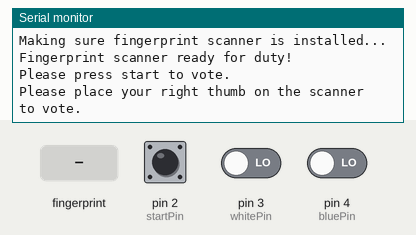
Recording of a sketch running on a simulated Arduino Mega 2560, built with avr-gcc and run on an emulated ATmega2560. On the bench: the last lines printed to the serial monitor. Inputs (shaded band) come from the test bench; at power-on: pin 3 (whitePin) LOW, pin 2 (startPin) HIGH, pin 4 (bluePin) LOW.

Above: at 2.2 s.
2.3 s: finger stored as number 1 placed on the sensor
At 3.7 s:
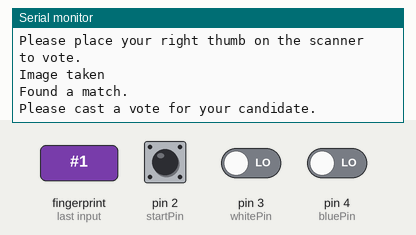
4.1 s: pin 3 (whitePin) driven HIGH
At 4.8 s:
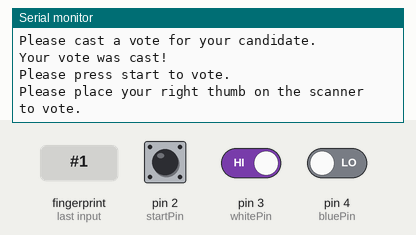
5.6 s: finger stored as number 1 placed on the sensor
At 5.85 s:
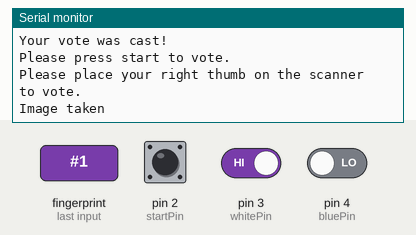

The sketch:

Vote.ino.ino.ino
```cpp
//Libraries
#include <Adafruit_Fingerprint.h>

//this is the serial through which the arduino 101 transmits and receives
#define mySerial Serial1

Adafruit_Fingerprint finger = Adafruit_Fingerprint(&mySerial);  //use finger in order to interact with fingerprint scanner
int voters[128];      //slots in scanner range from 1-127
int choice1 = 0;
//probably setup names in setup, through prompt
String name1;
int choice2 = 0;
String name2;

const int startPin = 2;
const int whitePin = 3; //choice 1
const int bluePin = 4;  //choice 2

//variables will change
int startButtonState = 0;
int whiteButtonState = 0;
int blueButtonState = 0;

//variable waiting for a button to be pressed in vote()
boolean stat = true;

//only runs once at the start
void setup() {

  Serial.begin(9600);

  //initialize voters array[128]
  for(int i =0;i<128;i++){
    //initialize all slots as "not-voted"
    voters[i] = 0;
  }

  while(!Serial);//make sure its ready

  Serial.println("Welcome to election day 2018!");
  Serial.println("\n\nMaking sure fingerprint scanner is installed...");

  //initialize serial interface with fingerprint
   finger.begin(57600);

  //checks if the sensors are active
  if (finger.verifyPassword()) {
    Serial.println("Fingerprint scanner ready for duty!");
  } else {
    Serial.println("Did not find fingerprint sensor :(");
    while (1) { delay(1); }
  }

  //initializing the button inputs
  pinMode(startPin, INPUT);

  pinMode(bluePin, INPUT);

  pinMode(whitePin, INPUT);

}

//Code that gets repeated over and over
void loop() {
  Serial.println("\nPlease press start to vote.");

  //get button input for start and put here
  do{
    startButtonState = digitalRead(startPin);
    }while(startButtonState != HIGH);

  //get slot of finger scanned, if not enrolled returns 0, -1 if error, slot if good
  Serial.println("Please place your right thumb on the scanner to vote.");
  int inSlot = getFinger();
  delay(50);

  //go into procedures depending on if enrolled or not

  //if finger was found
  if(inSlot>0){

    //if person is eligible to vote
    if(isEligible(inSlot)) vote(inSlot);

    else Serial.println("You have already voted, please don't vote again.");
  }

  //if finger was not matched
  else if(inSlot == 0) Serial.println("Finger not registered, please contact a representative.");

  else Serial.println("We are experiencing technical difficulties.");
}

/*
 * vote
 * records a vote for one candidate or another, increments the total, and marks the id as voted
 */
void vote(int voterID){
  Serial.println("Please cast a vote for your candidate.");
  /* check for user press
   * confirm vote casting
   * increment global variable for candidate depending on choice
   */
   while(stat != false){
    whiteButtonState = digitalRead(whitePin);
    blueButtonState = digitalRead(bluePin);

    if(whiteButtonState == HIGH){
      stat = false;
      choice1++;
    }
    if(blueButtonState == HIGH){
      stat = false;
      choice2++;
    }
  }

  //update voting status of voter
  voters[voterID] = 1;

  Serial.println("Your vote was cast!");
  stat = true;
}

/*
 * isEligible
 * Checks array to see if an enrolled voter has already voted or not
 * Array slot at the id contains a 1 if he already voted or a 0 if he did not
 * Returns boolean true if and only if a voter can vote
 */
boolean isEligible(int voterID){
  return voters[voterID] == 0;
}

/*
* getFinger
* Get finger picture and return status:
* int >0--> already in the system
* String 0 --> not in system
*/
int getFinger(){

  //get a picture from finger
  uint8_t p=-1;
  while(p!=FINGERPRINT_OK){
  p = finger.getImage();
  }

  //make sure image was taken
  switch (p) {
    case FINGERPRINT_OK:
      Serial.println("Image taken");
      break;
    case FINGERPRINT_NOFINGER:
      Serial.println("No finger detected");
      return -1;
    case FINGERPRINT_PACKETRECIEVEERR:
      Serial.println("Communication error");
      return -1;
    case FINGERPRINT_IMAGEFAIL:
      Serial.println("Imaging error");
      return -1;
    default:
      Serial.println("Unknown error");
      return -1;
  }

  //change pic into template
  p = finger.image2Tz();
  switch (p) {
    case FINGERPRINT_OK:
      break;
    case FINGERPRINT_IMAGEMESS:
      Serial.println("Image too messy");
      return -1;
    case FINGERPRINT_PACKETRECIEVEERR:
      Serial.println("Communication error");
      return -1;
    case FINGERPRINT_FEATUREFAIL:
      Serial.println("Could not find fingerprint features");
      return -1;
    case FINGERPRINT_INVALIDIMAGE:
      Serial.println("Could not find fingerprint features");
      return -1;
    default:
      Serial.println("Unknown error");
      return -1;
  }

  //try finding finger in our stored finger scans
  p = finger.fingerFastSearch();
  if (p == FINGERPRINT_OK) {
    Serial.println("Found a match.");
  } else if (p == FINGERPRINT_PACKETRECIEVEERR) {
    Serial.println("Communication error");
    return -1;
  } else if (p == FINGERPRINT_NOTFOUND) {
    Serial.println("Did not find a match");
    return 0;
  } else {
    Serial.println("Unknown error");
    return -1;
  }

  //if found a match, return the slot # (id)
  return (int) finger.fingerID;
}
```

Measured:
- after the input at 2.3 s, the serial monitor: prints a new line at once (image 1)
- after the input at 4.1 s, the serial monitor: prints a new line at once (image 2)
- after the input at 5.6 s, the serial monitor: prints a new line at once (image 3)
